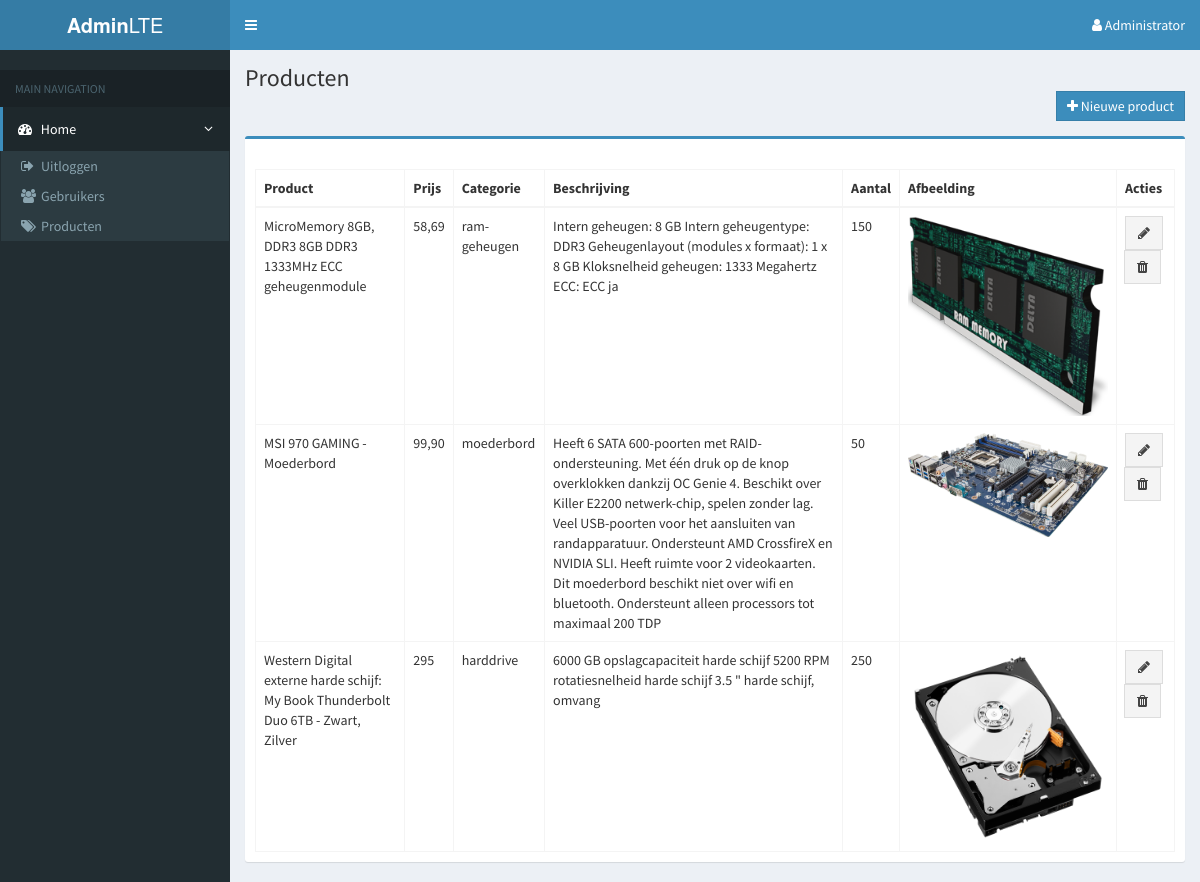
The app's page /backend/products (signed in), older data.
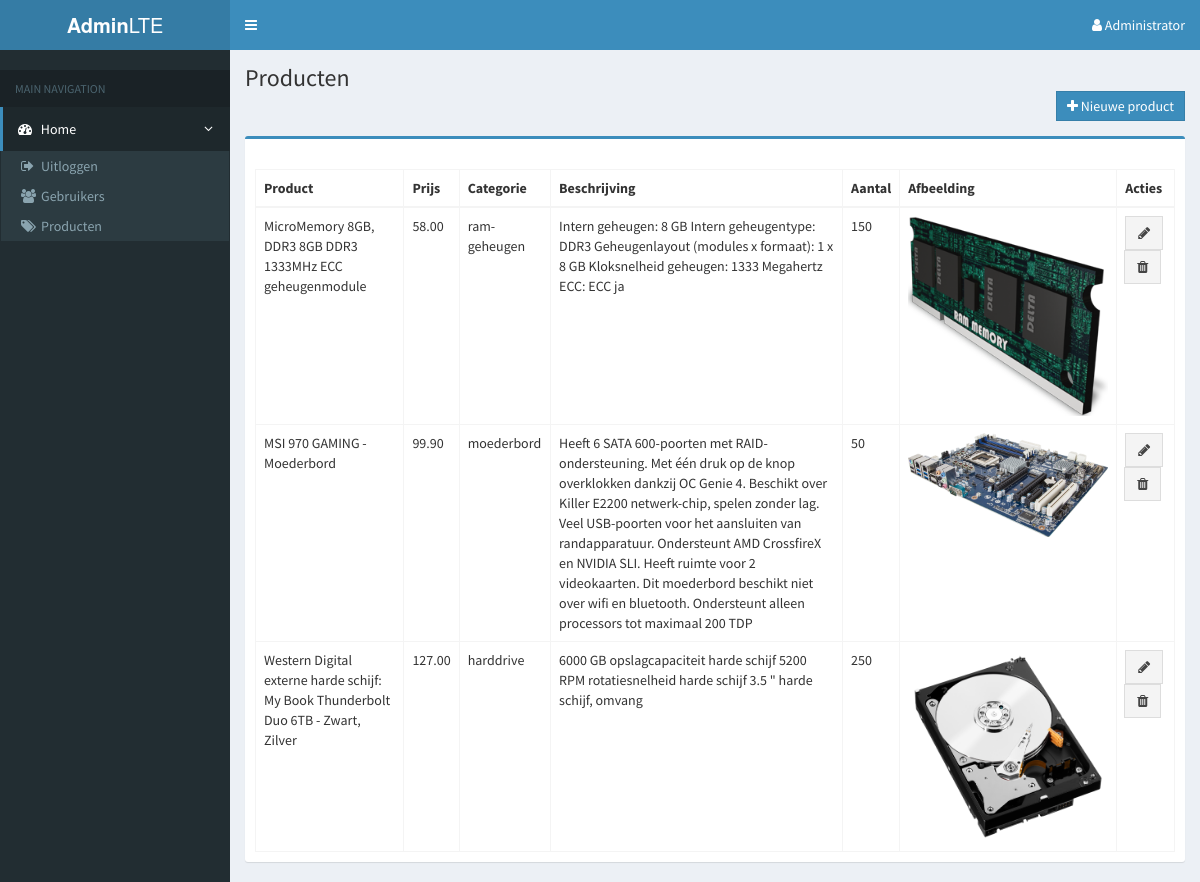
The same page, newer data.
### tables this page shows
CREATE TABLE IF NOT EXISTS `products` (
  `id` int(11) NOT NULL AUTO_INCREMENT,
  `product` varchar(100) DEFAULT NULL,
  `price` decimal(10,2) DEFAULT NULL,
  `category` varchar(50) DEFAULT NULL,
  `description` text,
  `amount` varchar(10) DEFAULT NULL,
  `image` varchar(255) DEFAULT NULL,
  PRIMARY KEY (`id`)
);

### core/core.php (called while the page is built, shortened)
<?php
function renderBackend($filename, $data = null)
{
	require(ROOT . 'view/templates/headerBackend.php');
	require(ROOT . 'view/' . $filename . '.php');
	require(ROOT . 'view/templates/footerBackend.php');
}

### public/index.php (called while the page is built, shortened)
<?php
require(ROOT . "core/core.php");
route();

### model/LoginModel.php (called while the page is built, shortened)
<?php
function AllProducts()
{
	$db = openDatabaseConnection();
	$sql = "SELECT * FROM products";
	$query = $db->prepare($sql);
	$query->execute();
	return $query->fetchAll();
}

### view/backend/products.php (the view)
<h1>Producten</h1>
<div class="row">
        <div class="col-xs-12">
        <div class="row">
            <div class="btn-group pull-right" style="margin: 0 15px 15px 0;">
                    <a href="<?=URL?>backend/create_product" class="btn btn-primary btn-flat" style="padding: 4px 10px;">
                        <i class="fa fa-plus" aria-hidden="true"></i> Nieuwe product
                    </a>
            </div>
        </div>
            <div class="box box-primary">
                <div class="box-header">
                </div>
                <div class="box-body">
                    <table class="data-table table table-bordered table-hover" id="products">
                        <thead>
                        <tr>
                            <th>Product</th>
                            <th>Prijs</th>
                            <th onclick="sortTable(0)">Categorie</th>
                            <th>Beschrijving</th>
                            <th>Aantal</th>
                            <th>Afbeelding</th>
                            <th data-sortable="false">Acties</th>
                        </tr>
                        </thead>
                        <tbody>
						<?php
                        if(isset($products)):
                            foreach($products as $row):
                        ?>
                                <tr>
                                    <td>
                                        <?=$row['product']?>
                                    </td>
                                    <td>
                                    	<?=$row['price']?>
                                    </td>
                                    <td>
                                        <?=$row['category']?>
                                    </td>
                                    <td>
                                       <?=$row['description']?>
                                    </td>
                                    <td>
                                        <?=$row['amount']?>
                                    </td>
                                    <td>
										<img style="max-width:200px;max-height:200px;" src="<?=$row['image']?>" alt="plaatje">
                                    </td>
                                    <td>
                                        <div class="btn-group">
                                            <a href="<?=URL?>backend/edit_product/<?=$row['id']?>" class="btn btn-default btn-flat"><i class="fa fa-pencil"></i></a>
                                            <a href="<?=URL?>backend/delete_product/<?=$row['id']?>" onclick="return confirm('Weet je het zeker?')" class="btn btn-default btn-flat"><i class="fa fa-trash"></i></a>
                                        </div>
                                    </td>
                                </tr>
                        <?php
                            endforeach;
                        endif;
                        ?>
                        </tbody>
                    </table>
                </div>
            </div>
        </div>
    </div>

Row changes from the older to the newer data that the page shows:
changed products "MicroMemory 8GB, DDR3 8GB DDR3 1333MHz ECC geheugenmodule": price "58,69" → "58.00"
changed products "MSI 970 GAMING - Moederbord": price "99,90" → "99.90"
changed products "harddrive": price "295" → "127.00"
